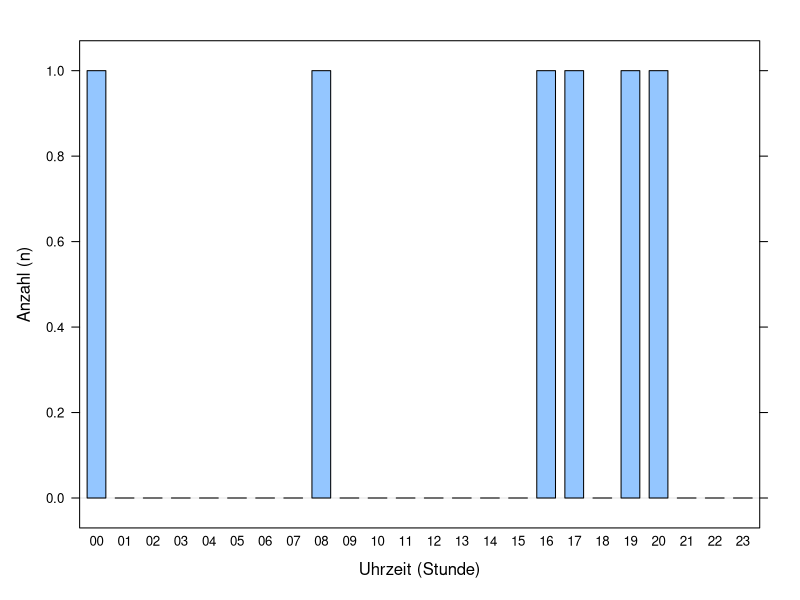

R code for this plot: (Note: this script raises an error after producing the figure.)
#!/usr/bin/r

# load data into data frame and keep all data as strings
# this will prevent R from creating factors out of dates and prefixed values
tmp = read.csv2(file='export_for_reporting.csv', as.is=TRUE, na.strings='')

# create new data frame to contain clean values
df = data.frame(patient=tmp$patient_num, encounter=tmp$encounter_num)

# parse timestamps and date fields
# The timestamp values are assumed to belong to the local timezone
# TODO check timezones 
df$dob = strptime(tmp$birth_date,format="")
df$triage.ts = strptime(tmp$zeitpunkttriage,format="%F %H:%M:%S")
df$admit.ts = strptime(tmp$zeitpunktaufnahme,format="%F %H:%M:%S")
df$phys.ts = strptime(tmp$zeitpunktarztkontakt, format="%F %H:%M:%S")

# remove prefixes from string values
df$triage.result = as.factor(substring(tmp$triage, first=5))
df$cedis = as.factor(substring(tmp$cedis, first=9))
# TODO more columns



# Generate derived information

# Week day of admission
weekday.levels <- c('Mo','Di','Mi','Do','Fr','Sa','So')
df$admit.wd <- factor(x=strftime(df$admit.ts,format="%a"), levels=weekday.levels, ordered=TRUE)

# Hour of admission
hour.levels = sprintf('%02i',0:23)
df$admit.h <- factor(x=strftime(df$admit.ts,format="%H"), levels=hour.levels, ordered=TRUE)

# Time to triage
df$triage.d <- df$triage.ts - df$admit.ts

# Time to physician
df$phys.d <- df$phys.ts - df$admit.ts




# Graphics & Plots
library(lattice)

gfx.prefix <- '../target/'
gfx.ext <- '.svg'
gfx.dev <- 'svg'

# Counts per Hour
graph <- barchart(table(df$admit.h), horizontal=FALSE, xlab="Uhrzeit (Stunde)", ylab="Anzahl (n)")
# for viewing: print(graph)
# save as EPS file
trellis.device(gfx.dev,file=paste0(gfx.prefix,'admit.h',gfx.ext), width=8,height=4)
print(graph)
dev.off()

# Counts per Weekday
graph <- barchart(table(df$admit.wd), horizontal=FALSE, xlab="Wochentag", ylab="Anzahl (n)")
trellis.device('svg',file=paste0(gfx.prefix,'admit.wd',gfx.ext),width=8,height=4)
print(graph)
dev.off()

# Time to physician
graph <- histogram(as.numeric(df$phys.d,unit='mins'),xlab="Zeit von Aufnahme bis Arztkontakt in Minuten")
trellis.device('svg',file=paste0(gfx.prefix,'phys.d.hist',gfx.ext),width=8,height=4)
print(graph)
dev.off()

# Time to triage
graph <- histogram(as.numeric(df$triage.d,unit='mins'),xlab="Zeit von Aufnahme bis Triage in Minuten")
trellis.device('svg',file=paste0(gfx.prefix,'triage.d.hist',gfx.ext),width=8,height=4)
print(graph)
dev.off()

